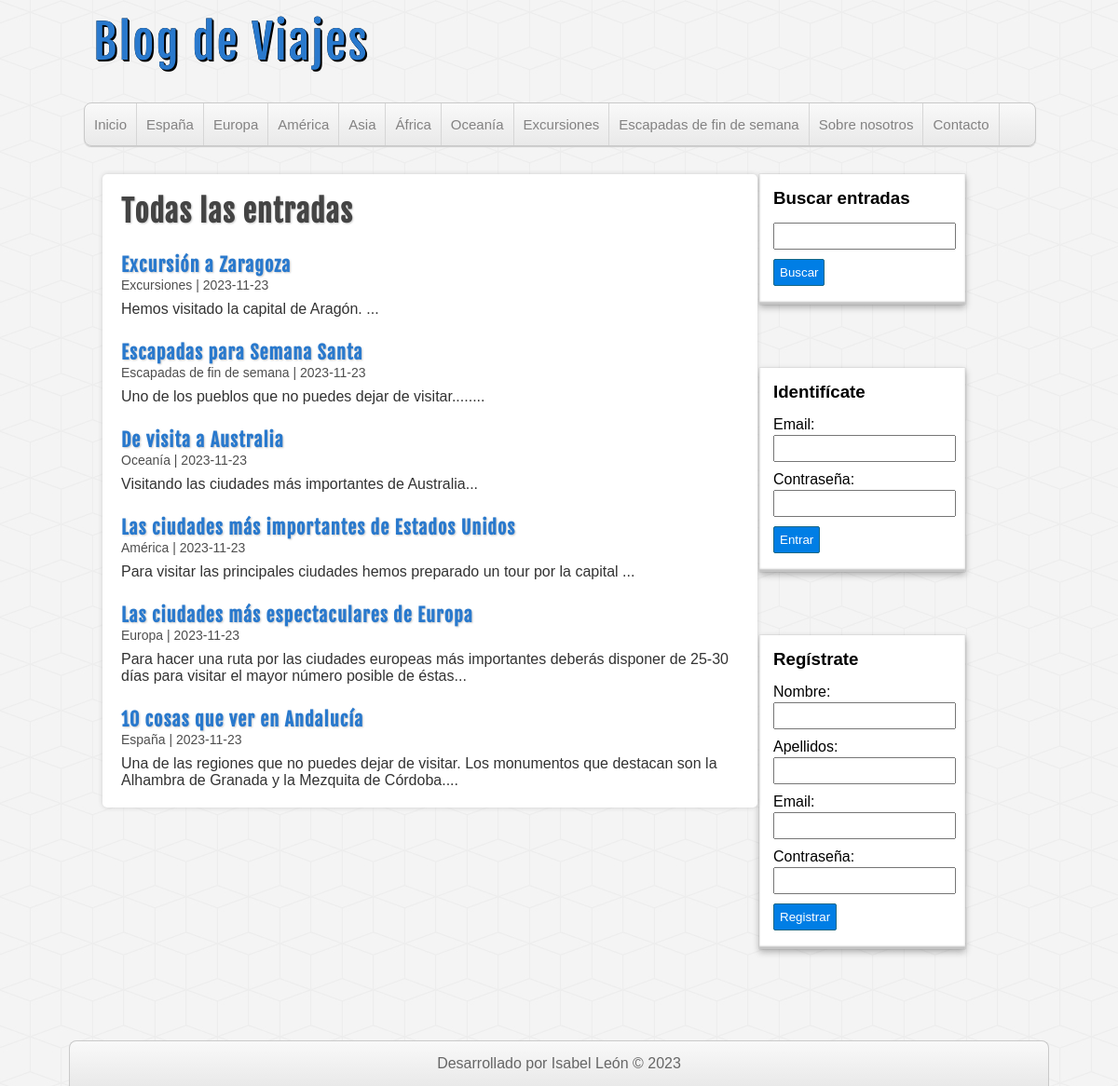
Screenshot of /entradas.php with the database file from the repository.
### tables this page shows
CREATE TABLE `categorias` (
  `id` int(255) NOT NULL,
  `nombre` varchar(100) DEFAULT NULL
);

CREATE TABLE `entradas` (
  `id` int(255) NOT NULL,
  `usuario_id` int(255) NOT NULL,
  `categoria_id` int(255) NOT NULL,
  `titulo` varchar(255) NOT NULL,
  `descripcion` mediumtext DEFAULT NULL,
  `fecha` date NOT NULL
);

### includes/helpers.php (called while the page is built, shortened)
<?php
function conseguirCategorias($conexion){
    $categorias = mysqli_query($conexion,"SELECT * FROM categorias ORDER BY id ASC;");
    if($categorias && mysqli_num_rows($categorias) >= 1) {
        $resultado = $categorias;
    return $resultado;
    }
}
function conseguirEntradas($conexion, $limit = null, $categoria = null, $busqueda = null){
        $sql = "SELECT e.*, c.nombre AS 'categoria' FROM entradas e "
        . "INNER JOIN categorias c ON e.categoria_id = c.id ";
        $sql .= "ORDER BY e.id DESC ";
        $entradas = mysqli_query($conexion, $sql);
    return $entradas;
}
?>

### entradas.php (the view)
<?php require_once 'includes/header.php'; ?>
<?php require_once 'includes/lateral.php'; ?>
<div id="principal">
    <h1> Todas las entradas </h1>
    <?php
        $entradas = conseguirEntradas($db);
        if (!empty($entradas)):
            while ($entrada = mysqli_fetch_assoc($entradas)):
    ?>
            <article class="entrada">
                <a href="entrada.php?id=<?=$entrada['id']?>">
                    <h2><?=$entrada['titulo']?> </h2>
                    <span class="fecha">
                        <?=$entrada['categoria'].' | ' .$entrada['fecha']?>
                    </span>
                    <p>
                        <?=
                        substr($entrada ['descripcion'], 0, 250). "..."?>
                    </p>
                </a>
            </article>
    <?php
        endwhile;
        endif;
    ?>
</div>
<?php require_once 'includes/pie.php'; ?>

### includes/header.php (shortened to what this page needs)
<?php require_once 'conexion.php'; ?>
<?php require_once 'includes/helpers.php'; ?>
<!DOCTYPE html>
<html lang="es">
<head>
    <link rel="stylesheet" type="text/css" href="./assets/css/style.css" />
</head>
<body>
    <header id="header">
        <div id="logo">
            <a href="index.php"> Blog de Viajes </a>
        </div>
        <nav id="menu">
            <ul>
                <li>
                    <a href="index.php"> Inicio </a>
                </li>
                <?php
                    $categorias =conseguirCategorias($db);
                    if(!empty($categorias)):
                    while($categoria = mysqli_fetch_assoc($categorias)):
                ?>
                    <li>
                        <a href="categoria.php?id=<?=$categoria['id']?>"> <?=$categoria['nombre'] ?> </a>
                    </li>
                <?php
                    endwhile;
                    endif;
                ?>
                <li>
                    <a href="./sobrenosotros.php"> Sobre nosotros </a>
                </li>
                <li>
                    <a href="./contacto.php"> Contacto </a>
                </li>
            </ul>
        </nav>
    </header>
    <div id="container">

### assets/css/style.css (style rules this page uses)
* { margin: 0px; padding: 0px; font-family: sans-serif, Helvetica, Arial; text-decoration: none; }
body { background: url(../img/cubes.png) #F4F4F4; }
.fecha { color:#4e4e4e; margin-top: 5px; font-size: 14px; }
#header { width: 85%; height: auto; background: transparent; margin: 0px auto; }
#logo { float: left; width: 500px; height: 110px; }
#logo a { font-family: "fajala", helvetica; font-size: 50px; letter-spacing: 2px; color: #2979CD; text-shadow: 0px 0px 0px black, 1px 1px 0px black, 2px 2px 0px black; transition: all 500ms; line-height: 90px; margin-left: 10px; margin-top: 10px; }
#menu { clear: both; width:100%; height: 45px; background: linear-gradient(to bottom, #f9f9f9 0px, #e9e9e9 100%); border: 1px solid #c9c9c9; border-radius: 8px; box-shadow: 0px 1px 1px #ccc; }
#menu ul { list-style: none; }
#menu ul li { float: left; line-height: 45px; border-right: 1px solid #D6D6D6; }
#menu ul li a { display: block; padding-left: 10px; padding-right: 10px; font-size: 15px; color: #838282; }
#container { width: 85%; height: auto; margin: 0px auto; margin-top: 30px; margin-bottom: 30px; }
#principal { float:left; width: 65%; min-height: 550px; background: white; border-radius: 5px; box-shadow: 0px 0px 5px #ccc; margin-left: 20px; overflow: hidden; padding: 20px; }
#principal a { color: #333; }
#principal h1 { font-size: 32px ; color: #444; letter-spacing: 1px; text-shadow: 1px 1px 2px #ccc; font-family: "fajala"; }
#principal h2 { font-size: 20px ; color: #2979CD; text-shadow: 1px 1px 2px #ccc; letter-spacing: 1px; font-family: "fajala"; margin-top: 25px; }
#principal p { margin-top: 8px ; }

### rows the page displays
categorias: nombre "España"
categorias: nombre "Europa"
categorias: nombre "América"
categorias: nombre "Asia"
categorias: nombre "África"
categorias: nombre "Oceanía"
categorias: nombre "Excursiones"
categorias: nombre "Escapadas de fin de semana"
entradas: titulo "Excursión a Zaragoza", categoria.nombre "Excursiones", fecha "2023-11-23", descripcion "Hemos visitado la capital de Aragón."
entradas: titulo "Escapadas para Semana Santa", categoria.nombre "Escapadas de fin de semana", fecha "2023-11-23", descripcion "Uno de los pueblos que no puedes dejar de visitar....."
entradas: titulo "De visita a Australia", categoria.nombre "Oceanía", fecha "2023-11-23", descripcion "Visitando las ciudades más importantes de Australia"
entradas: titulo "Las ciudades más importantes de Estados Unidos", categoria.nombre "América", fecha "2023-11-23", descripcion "Para visitar las principales ciudades hemos preparado un tour por la capital"
entradas: titulo "Las ciudades más espectaculares de Europa", categoria.nombre "Europa", fecha "2023-11-23", descripcion "Para hacer una ruta por las ciudades europeas más importantes deberás disponer de 25-30 días para visitar el mayor número posible de éstas"
entradas: titulo "10 cosas que ver en Andalucía", categoria.nombre "España", fecha "2023-11-23", descripcion "Una de las regiones que no puedes dejar de visitar. Los monumentos que destacan son la Alhambra de Granada y la Mezquita de Córdoba."
